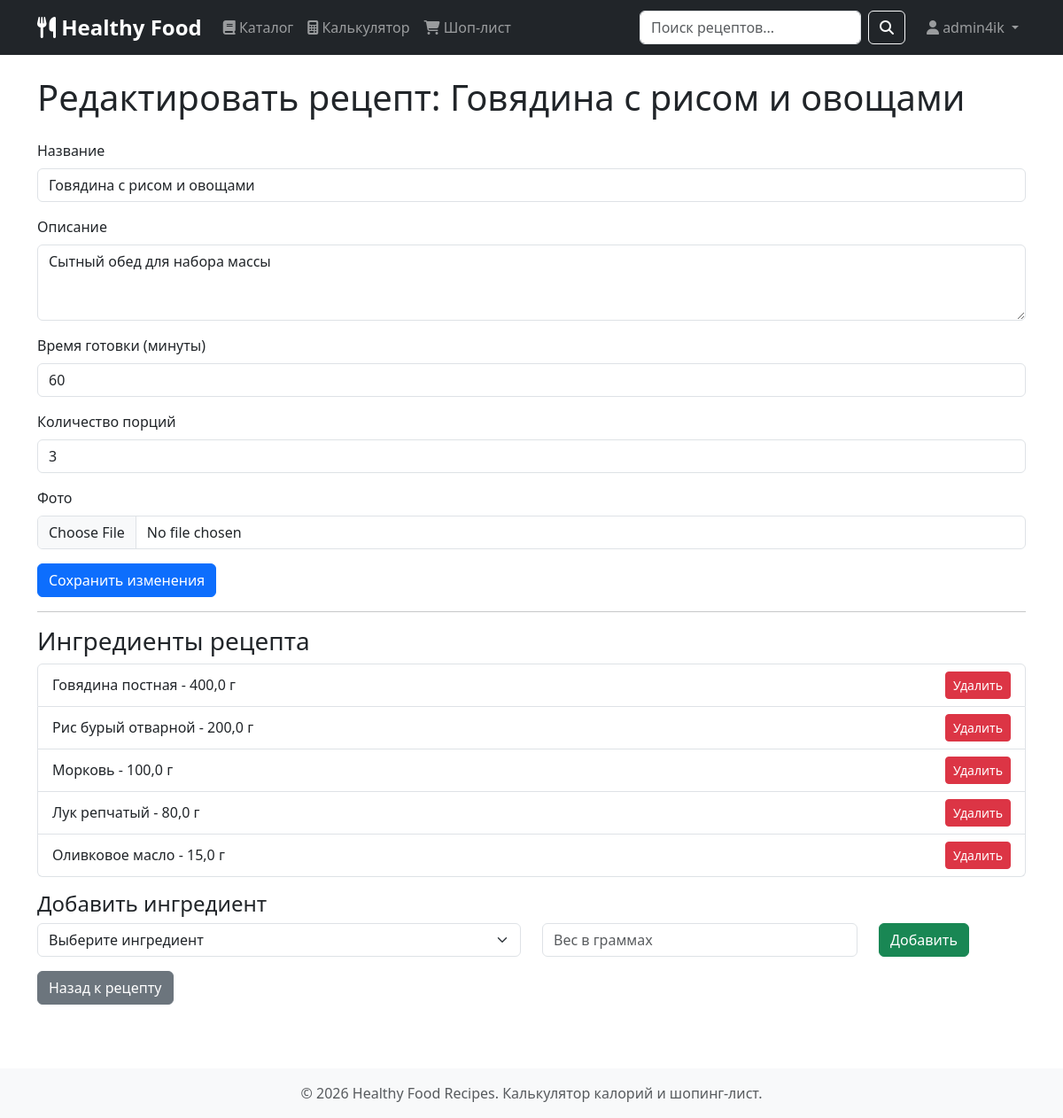
Before: /edit-recipe/7/ (signed in) with the older database file.
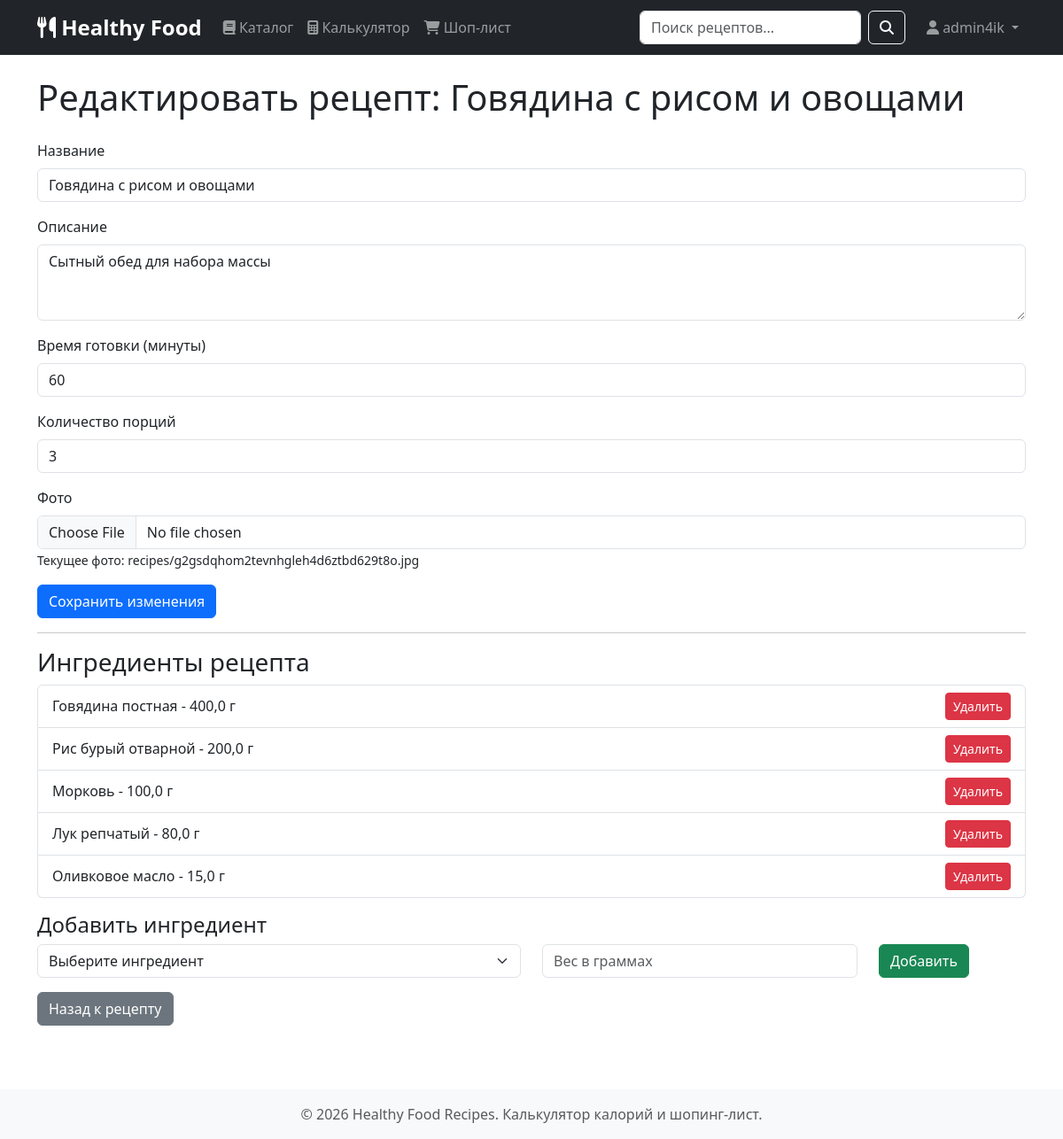
After: the same page with the newer database file.
### recipes/models.py (models this page shows)
class Recipe(models.Model):
    title = models.CharField(max_length=200)
    description = models.TextField()
    cooking_time = models.IntegerField(help_text='минуты')
    image = models.ImageField(upload_to='recipes/', blank=True, null=True)
    servings = models.IntegerField(default=1)
    author = models.ForeignKey(User, on_delete=models.CASCADE, null=True, blank=True, related_name='recipes')
    class Meta:
        verbose_name = 'Рецепт'
        verbose_name_plural = 'Рецепты'
        permissions = [
            ('can_edit_all_recipes', 'Может редактировать любые рецепты'),
            ('can_delete_all_recipes', 'Может удалять любые рецепты'),
        ]

### recipes/views.py (the view, shortened to what this page needs)
# urls.py: path('edit-recipe/<int:pk>/', views.edit_recipe, name='edit_recipe'),
@login_required
def edit_recipe(request, pk):
    recipe = get_object_or_404(Recipe, pk=pk)
    if not can_edit_recipe(request.user, recipe):
        raise PermissionDenied("У вас нет прав на редактирование этого рецепта")
    ingredients = Ingredient.objects.all()
    recipe_ingredients = RecipeIngredient.objects.filter(recipe=recipe)
    return render(request, 'recipes/edit_recipe.html', {
        'recipe': recipe,
        'ingredients': ingredients,
        'recipe_ingredients': recipe_ingredients,
    })

### recipes/views.py (called while the page is built, shortened)
def can_edit_recipe(user, recipe):
    if user.is_superuser:
        return True

### recipes/templates/recipes/edit_recipe.html (shortened to what this page needs)
{% extends 'base.html' %}
{% block content %}
<h1 class="mb-4">Редактировать рецепт: {{ recipe.title }}</h1>
<form method="post" enctype="multipart/form-data">
    <div class="mb-3">
        <label class="form-label">Название</label>
        <input type="text" name="title" class="form-control" value="{{ recipe.title }}" required>
    </div>
    <div class="mb-3">
        <label class="form-label">Описание</label>
        <textarea name="description" class="form-control" rows="3" required>{{ recipe.description }}</textarea>
    </div>
    <div class="mb-3">
        <label class="form-label">Время готовки (минуты)</label>
        <input type="number" name="cooking_time" class="form-control" value="{{ recipe.cooking_time }}" required>
    </div>
    <div class="mb-3">
        <label class="form-label">Количество порций</label>
        <input type="number" name="servings" class="form-control" value="{{ recipe.servings }}" required>
    </div>
    <div class="mb-3">
        <label class="form-label">Фото</label>
        <input type="file" name="image" class="form-control">
        {% if recipe.image %}
        <small>Текущее фото: {{ recipe.image.name }}</small>
        {% endif %}
    </div>
    <button type="submit" class="btn btn-primary">Сохранить изменения</button>
</form>
<hr>
<h3>Ингредиенты рецепта</h3>
<ul class="list-group mb-3">
    {% for ing in recipe_ingredients %}
    <li class="list-group-item d-flex justify-content-between align-items-center">
        {{ ing.ingredient.name }} - {{ ing.quantity_grams }} г
        <a href="{% url 'remove_ingredient' recipe.id ing.id %}" class="btn btn-danger btn-sm">Удалить</a>
    </li>
    {% empty %}
    <li class="list-group-item">Нет ингредиентов</li>
    {% endfor %}
</ul>
<h4>Добавить ингредиент</h4>
<form method="post" action="{% url 'add_ingredient_to_recipe' recipe.id %}">
    <div class="row">
        <div class="col-md-6">
            <select name="ingredient_id" class="form-select" required>
                <option value="">Выберите ингредиент</option>
            </select>
        </div>
        <div class="col-md-4">
            <input type="number" name="quantity_grams" class="form-control" placeholder="Вес в граммах" required>
        </div>
        <div class="col-md-2">
            <button type="submit" class="btn btn-success">Добавить</button>
        </div>
    </div>
</form>
<a href="{% url 'recipe_detail' recipe.id %}" class="btn btn-secondary mt-3">Назад к рецепту</a>
{% endblock %}

Changed rows visible on the page:
changed Recipe "Говядина с рисом и овощами": image.name (not shown) → "recipes/g2gsdqhom2tevnhgleh4d6ztbd629t8o.jpg"
Other visible differences:
text now shown: "Текущее фото:"
